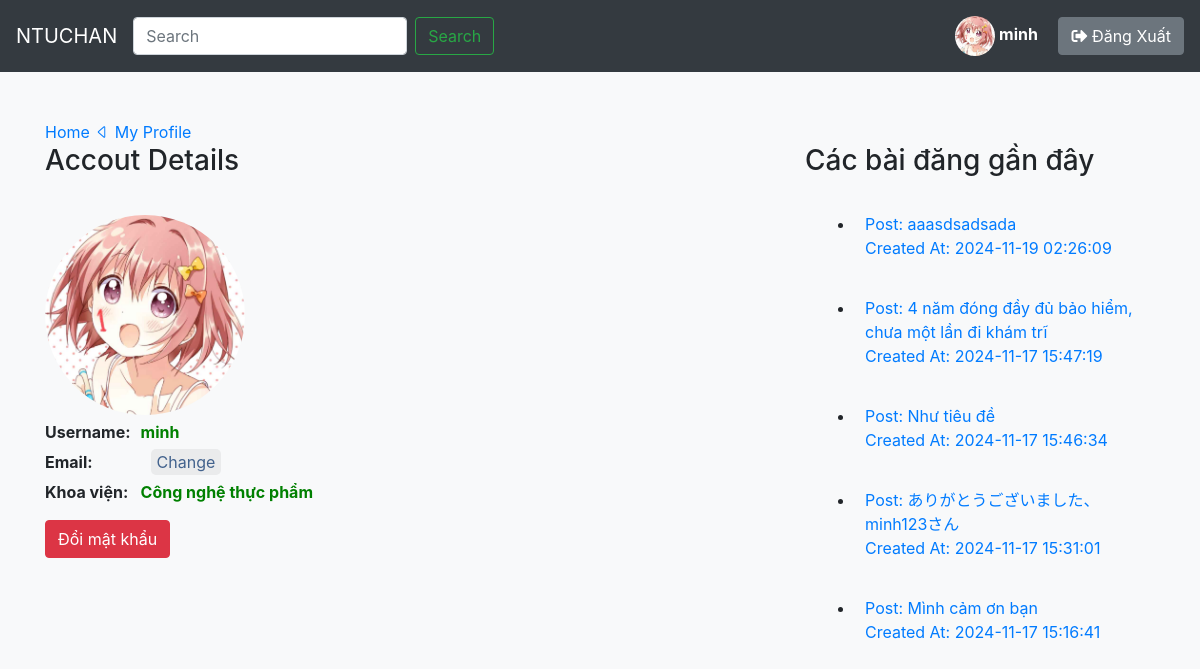
Screenshot of /UI/nguoidung/user.php (signed in) with the database file from the repository.
### tables this page shows
CREATE TABLE `Majors` (
  `major_id` int(11) NOT NULL,
  `major_name` varchar(100) NOT NULL,
  `major_info` text DEFAULT NULL
);

CREATE TABLE `Posts` (
  `post_id` int(11) NOT NULL,
  `thread_id` int(11) NOT NULL,
  `user_id` int(11) NOT NULL,
  `content` text NOT NULL,
  `created_at` timestamp NOT NULL DEFAULT current_timestamp()
);

### UI/nguoidung/user.php (the view, shortened to what this page needs)
<!doctype html>
<html lang="en">
    <?php
    require "../trangchu/config.php";
    $isLoggedIn = isset($_SESSION["user_id"]);
    if ($isLoggedIn) {
        $user_id = $_SESSION["user_id"];
        $query = "SELECT * FROM `Users` WHERE user_id = $user_id";
        $result = mysqli_query($conn, $query);
        if ($result && mysqli_num_rows($result) > 0) {
            $user_data = mysqli_fetch_assoc($result);
            $email = $user_data["email"];
        }
    } else {
        header("Location: ../trangchu/home.php");
    }
    ?>
<head>
    <link rel="stylesheet" href="https://stackpath.bootstrapcdn.com/bootstrap/4.5.2/css/bootstrap.min.css">
    <link rel="stylesheet" href="https://cdnjs.cloudflare.com/ajax/libs/font-awesome/5.15.4/css/all.min.css">
    <link rel="stylesheet" href="https://cdn.jsdelivr.net/npm/bootstrap-icons@1.11.3/font/bootstrap-icons.min.css">
</head>
<body>
    <?php session_abort(); require "../trangchu/header.php" ?>
    <div class="container-fluid mt-5">
        <div class="container">
            <div class="row">
                <div class="col-lg-8">
                    <div class="header-section d-flex justify-content-between align-items-center mb-4">
                        <span><a href="../trangchu/home.php">Home <i class="bi bi-caret-left"></i> </a><a
                                href="../nguoidung/user.php">My Profile</a>
                            <h3>Accout Details</h3>
                    </div>
                    <table class="tb_profile">
                        <tr>
                            <td colspan="2"><img src="<?php echo $profileImage; ?>" class="rounded-circle" width="200"
                                    height="200"></td>
                        </tr>
                        <tr>
                            <td class="font-weight-bold">Username: </td>
                            <td class="spec_td">
                                <?php echo $username ?>
                            </td>
                        </tr>
                        <tr>
                            <td class="font-weight-bold">Email: </td>
                            <td class="spec_td"><?php echo $email ?>
                                <button class="change_profile" type="button" class="btn btn-primary" data-toggle="modal"
                                    data-target="#changeEmailModalLabel">
                                    Change
                                </button>
                            </td>
                        </tr>
                        <tr>
                            <td class="font-weight-bold">Khoa viện: </td>
                            <td class="spec_td"><?php
                            $query = "SELECT major_name
                                FROM `Users` u
                                JOIN Majors m ON u.major = m.major_id
                                WHERE u.user_id = $user_id";
                            $result = mysqli_query($conn, $query);
                            if ($result && mysqli_num_rows($result) > 0) {
                                $major_data = mysqli_fetch_assoc($result);
                                echo $major_data["major_name"];
                            }
                            ?></td>
                        </tr>
                    </table>
                    <div class="mt-3">
                        <button class="btn btn-danger" type="button" data-toggle="modal"
                            data-target="#changePasswordlModalLabel">Đổi mật khẩu</button>
                    </div>
                </div>
                <div class="col-lg-4 col_right">
                    <h3>Các bài đăng gần đây</h3>
                    <?php
                    $query = "SELECT thread_id, post_id, content, created_at FROM Posts WHERE user_id = '$user_id' ORDER BY created_at DESC LIMIT 5";
                    $result = mysqli_query($conn, $query);
                    if (mysqli_num_rows($result) != 0) {
                        while ($row = mysqli_fetch_array($result)) {
                            echo "<ul class='list-group'>";
                            echo "<li class='post_li mt-3'>";
                            echo "<a href='../threads/thread.php?id=".$row["thread_id"]."&post=".$row["post_id"]."'>" . "Post: ". nl2br(stripcslashes($row["content"])). "</br>" ." Created At: ".$row["created_at"]. "</a>";
                            echo "</li>";
                            echo "</ul>";
                        }
                    } else {
                        echo 'Không có bài viết nào';
                    }
                    ?>
                </div>
            </div>
        </div>
    </div>
</body>
</html>

### UI/nguoidung/user.php (style rules this page uses)
body { background-color: #f8f9fa; min-height: 100vh; margin: 0; }
.header-section { margin-bottom: 20px; }
table td { padding: 5px 10px 0px 0px; }
.spec_td { color: green; font-weight: bold; }
.change_profile { margin-left: 10px; border: none; border-radius: 5px; background-color: #eaebec; color: #42628d; }
.post_li { border-radius: 3px; padding: 10px; margin-left: 50px; }

### rows the page displays
majors: major_name "Công nghệ thực phẩm"
posts: content "aaasdsadsada", created_at "2024-11-19 02:26:09"
posts: content "4 năm đóng đầy đủ bảo hiểm, chưa một lần đi khám trĩ", created_at "2024-11-17 15:47:19"
posts: content "Như tiêu đề", created_at "2024-11-17 15:46:34"
posts: content "ありがとうございました、minh123さん", created_at "2024-11-17 15:31:01"
posts: content "Mình cảm ơn bạn", created_at "2024-11-17 15:16:41"

### other values shown
$username "minh"
